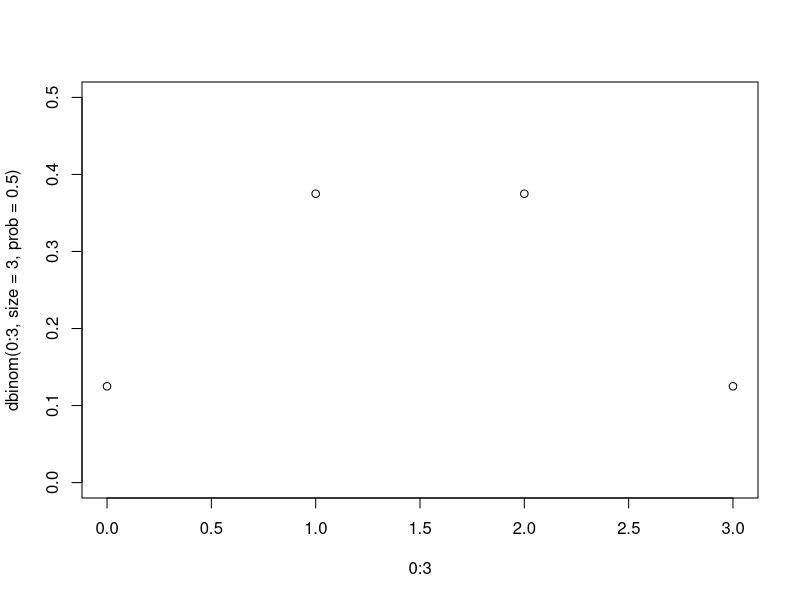
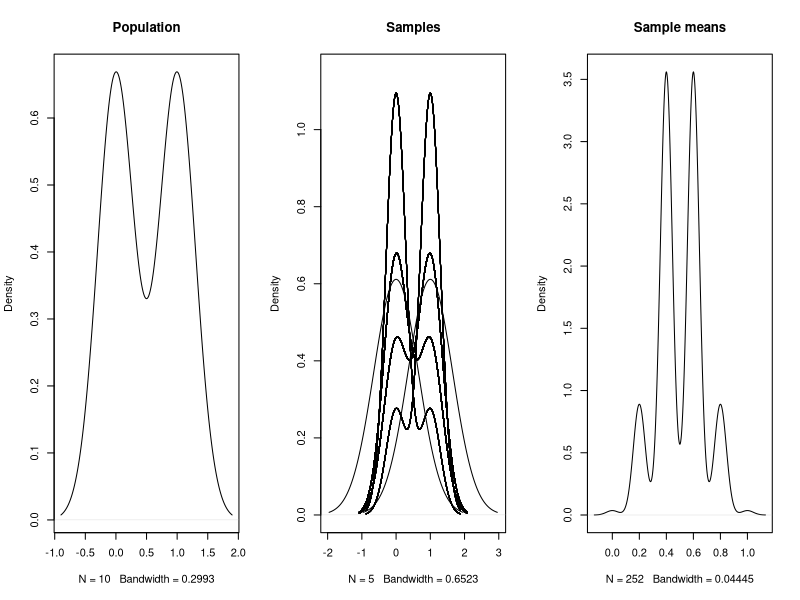
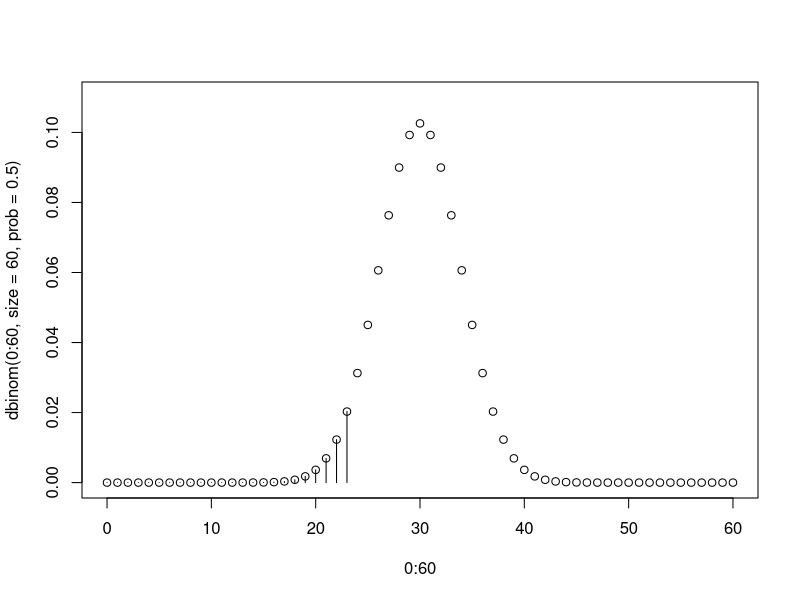
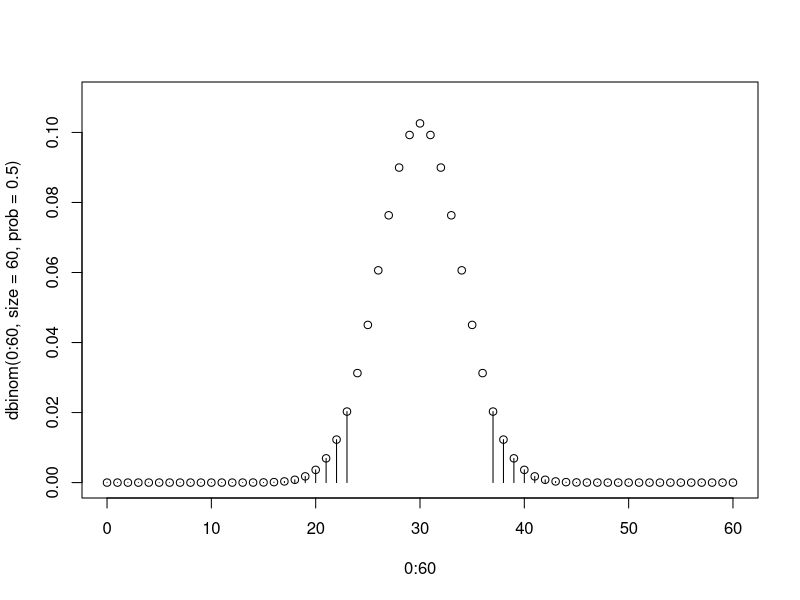

These figures' R source, in order:
# 別忘了先設定工作目錄！

# 二之一節

# 模擬10,000次猜測火星人布魯諾是誰的結果
# 有三個名字各叫A, B, C的火星人
martians = c("A","B","C") 		
# 產生一個包含10000個為數字0的向量
first.guess.acc = numeric(10000)	
# 另產生一個包含10000個為數字0的向量
change.guess.acc = numeric(10000)	
# 進行10000次模擬
for (i in 1:10000) { 			
  # 隨機使用sample()函數選其中一個火星人為真實的布魯諾
 	real.bruno = sample(martians, 1) 	
 	# 隨機使用sample()函數猜測其中一個火星人為布魯諾
 	first.guess = sample(martians, 1)	
 	# 隨機選一個說自己不是布魯諾的火星人
 	# setdiff()函數幫忙從martians物件排除第一次猜測的火星人與真實的布魯諾
 	non.bruno = sample(setdiff(martians, c(real.bruno, first.guess)), 1) 
 	# 產生更換猜測的人選(排除第一次猜測的火星人與說自己不是布魯諾的火星人)
 	change.guess = setdiff(martians, c(first.guess, non.bruno))
 	# 如果第一次猜測是對的，會將1存入對應的「第一次猜測結果」的向量
 	# 1 * FALSE = 0；1 * TRUE = 1
 	first.guess.acc[i] = 1 * (real.bruno == first.guess) 
 	# 如果更換猜測人選後是對的，會將1存入對應的「更換後猜測結果」的向量
 	change.guess.acc[i] = 1 * (real.bruno == change.guess) 
} 

prob.first.guess = mean(first.guess.acc) 	# 第一次猜測正確的概率 
prob.change.guess = mean(change.guess.acc) 	# 第二次猜測的概率 
prob.first.guess 					# 大約是0.33，也就是1/3 
prob.change.guess 				# 大約是0.67，也就是2/3

# 三之一節
# 以擲硬幣的例子解釋從二項分佈中得到某種結果的機率
# 在擲三次硬幣的情況下，得出完全沒有正面的機率 
p0 = dbinom(x = 0, size = 3, prob = 0.5)
# 得出剛好1個正面的機率 
p1 = dbinom(x = 1, size = 3, prob = 0.5)
# 得出剛好2個正面的機率 
p2 = dbinom(x = 2, size = 3, prob = 0.5)
# 得出剛好3個正面的機率
p3 = dbinom(x = 3, size = 3, prob = 0.5) 
# 產生得出這四種情況的分佈圖 
plot(0:3, dbinom(0:3, size = 3, prob = 0.5), ylim = c(0,0.5)) 
# 得出最多2個正面的機率(0, H, 或HH)
p0 + p1 + p2 		
# 得出最少2個正面的機率(HH, HHH)
p2 + p3 				 
# 得出最多2個正面的機率(0, H, 或HH)
pbinom(q = 2, size = 3, prob = 0.5) 	 
# 得出最少2個正面的機率
pbinom(q = (3-2), size=3, prob=0.5) 
# 在擲60次硬幣的情況下，得到最少23個正面的機率
pbinom(q = 23, size = 60, prob = 0.5)  

# 模擬從母體火星文抽樣香蕉字詞的過程
# 符合虛無假設的母體，詞A與詞B各50,000個
null.population = c(rep("A", 50000), rep("B", 50000)) 
# 建立物件儲存得到至少37個詞A的抽樣次數 
hit.count = 0 
# 進行10,000次抽樣
for (i in 1:10000) { 
  # 用sample()從虛無假設的母體中隨意採樣60個「香蕉」字詞
  our.sample = sample(null.population, 60) 
  # 用sum()把所有樣本裡是A的數量加起來
  a.count = sum(our.sample == "A") 	
  # 如果a.count至少是(大於或等於)37
  if (a.count >= 37) 
  {  
     # 抽樣成功次數累加1
     hit.count = hit.count+1 
	} 
} 
# 把所有至少是37的抽樣結果數量除以10000次的採樣
hit.count/10000

# 三之三節
# 以「數值」的方式看待正確與否(0 = 不正確，1 = 正確)
samp = c(0,0,0,1,1) 
samp.mean = mean(samp) 		# 也就是正確率為2/5

# 直接先用二項檢定測試得到正確率為2/5的機率
pbinom(q = 2, size = 5, prob = 0.5) 	# 在5個樣本中，至少其中2個正確的機率 
#[1] 0.5 

# 改用常態分佈抽樣測試看看
mean(c(rep(0, 5), rep(1, 5))) # 假設母體為重覆5個0再重覆5個1
#[1] 0.5 

choose(10, 5) 		# 從有著10筆資料的母體任選5筆樣本資料的可能子集合數量
#[1] 252 

# 產生所有含有5個樣本的母體子集合
pop = c(rep(0, 5), rep(1, 5)) 	# 我們虛無假設的母體 
pop 					     
# 從母體中生成所有5個樣本的集合並放在一欄中
all.samps = combn(pop, 5) 	 
# 雖然很多子集合看起來一樣，但都是不同的組合 
all.samps 				

# 計算all.samps矩陣中每一欄的平均數 (1 = 行，2 = 欄) 
dist.samp.means = apply(all.samps, 2, mean) 

# 產生到目前為止步驟產出的結果的圖表
par(mfrow=c(1, 3)) 			# 把三個圖放在一列三欄的圖表空間 
plot(density(pop),main="Population")	# 繪製母體的分佈密度圖

# 接著繪製位於第一欄子集合的分佈密度圖
plot(density(all.samps[, 1]), main="Samples", 
	xlim = c(-2, 3), ylim =c(0, 1.15)	# 調整x軸和y軸的範圍
) 	 
for (i in 2:252) { 
	lines(density(all.samps[, i])) 	 	# 加上其他欄的子集合分佈密度圖
} 
# 最後繪製樣本的分佈密度圖
plot(density(dist.samp.means), main = "Sample means")
# 重設圖表空間為1列1欄
par(mfrow=c(1, 1)) 	

# 子集合平均數小於或等於(<=) 樣本平均數的數量，除以所有可能子集合數(252)
sum(dist.samp.means <= samp.mean) / length(dist.samp.means) 
#[1] 0.5 

# 模擬1,000次上述的抽樣計算過程
# 創建一個有1,000個數字的向量做為儲存的容器
rand.samp.means = numeric(1000) 	 
set.seed(1) # 指定亂數種子
for (i in 1:1000) { 
  # 隨意取出五個樣本子集合的計算平均數並存入rand.samp.means
	rand.samp.means[i] = mean(sample(pop, 5)) 
} 
# 子集合平均數小於或等於(<=) 樣本平均數的數量，除以所有可能子集合數(1,000)
sum(rand.samp.means <= samp.mean) / length(rand.samp.means)
#[1] 0.484

# 把樣本平均分佈當成常態分佈
# 常態分佈的平均值
mean.of.means = mean(dist.samp.means) 
mean.of.means 
#[1] 0.5
# 常態分佈的標準差
sd.of.means = sd(dist.samp.means) 
sd.of.means 
#[1] 0.1669983
# 我們實際平均數.4轉換為 z分數 
samp.mean.z = (samp.mean - mean.of.means)/sd.of.means 
samp.mean.z 
#[1] -0.5988083

# 在常態分佈中低於-0.5988083標準差的分佈區域佔比為27.5%
pnorm(samp.mean.z) 
#[1] 0.2746503  

# 三之四節
# 子集合平均數標準差 vs. 實際樣本標準誤
sd(dist.samp.means) # 0.1669983 
sd(pop)/sqrt(5) 		# 0.2357023 (比0.167更接近母體的sd(pop) = 0.527)  

# 以更大的母體與樣本比較母體標準差與樣本標準誤
# 假設一樣無模式的母體，但母體樣本增加到 N = 10,000，0和1的數量各半
big.pop = c(rep(0, 5000), rep(1, 5000)) 
# 樣本增加到 n = 50，而0和1的比例維持3:2
big.samp = c(rep(0, 30), rep(1, 20)) 	
# 創建有100,000個數值的物件，以便儲存子集合平均數
big.rand.samp.means = numeric(100000) 
# 注意，這次模擬資料太多，無法用combn()函數產生子集合，所以改以迴圈採樣
# 速度也會有點慢
set.seed(1) # 指定亂數種子
for (i in 1:100000) { 
  # 每次迴圈從母體中採樣50筆資料成為子集合，計算平均數後存入儲存容器
  big.rand.samp.means[i] = mean(sample(big.pop, 50)) 
} 
# 我們得出母體標準差：0.07028086
sd(big.rand.samp.means) 
# 中央極限定理的估算樣本標準誤：0.06998542，非常接近樣本標準差了！ 
sd(big.samp)/sqrt(50) 

# 四之一節
# 複習banana vs. ananab的二項檢定
# 在取樣60個火星「香蕉」詞的情況下，得到最少23個「banana」的機率
pbinom(q = 23, size = 60, prob = 0.5) 
#[1] 0.04623049 

# 取樣60次火星「香蕉」的所有情況 
plot(0:60, dbinom(0:60, size = 60, prob = 0.5), ylim = c(0, 0.11)) 
# 以線條標出取樣到0至23個[banana]的子集合(用?segments看看這個函數的用法)
# segments()函數是在即有的圖表上加上線條。在此例中，是依照x軸0至23的位置
# 加上線條，而線條的高度是按照dbinom產生的密度數值決定，也因此會和plot()
# 函數產生的點的高度一致。有些線條不明顯是因為密度趨近於0。
segments(0:23, rep(0, 23), 0:23, dbinom(0:23, size = 60, prob = 0.5)) 

# 上面是單尾檢定，這邊改成雙尾檢定
# 抽樣60次的所有可能情況
plot(0:60, dbinom(0:60, size = 60, prob = 0.5), ylim = c(0, 0.11)) 
# 左邊尾巴：以線條標出0至23次banana的情況
segments(0:23, rep(0, 23), 0:23, dbinom(0:23, size = 60, prob = 0.5)) 
# 右邊尾巴：以線條標出37至60次banana的情況
segments(37:60, rep(0, 23), 37:60, dbinom(37:60, 60, 0.5)) 

# 四之二節

# 把母體擴大但維持設為37比23的變異體比例進行抽樣與單尾檢定
population = c(rep("A", 37000), rep("B", 23000)) 
# 等等會把計算有顯著的單尾二項檢定數目
sig.count = 0 		
set.seed(1) 	# 設定亂數種子
# 進行10,000次抽樣	 
for (i in 1:10000) { 	
	our.sample = sample(population,60) 	# 從母體採集60個樣本
	a.count = sum(our.sample == "A")   	# 60個樣本中A的數目
	pval = pbinom(min(a.count, 60-a.count), 60, 0.5)  # 單尾檢定
	if (pval< 0.05) { 				# 如果p值小於.05 
		sig.count = sig.count+1 		# 就在剛剛創建的sig.count加1
	} 
} 
# 從母體採集的樣本子集合中得到A數目與母體顯著不同的數量
sig.count/10000 
#[1] 0.5619

# 五之一節
# 練習二
# 20位閩南語兒童詞彙平均數100，母體英語兒童詞彙平均數160，標準差50
z.score = (160 - 100) / (50 / sqrt(20))
(1 - pnorm(z.score)) * 2
#[1] 8.025111e-08

# 五之二節
# 以t.test()函數進行單一樣本t檢定，檢查假的妹妹VOT資料是否與母體有顯著差異
set.seed(19483) 					# 先指定亂數種子確保抽樣結果相同 
# 從常態分佈中抽樣妹妹發音/t/16次的VOT長度並以round()函數四捨五入
sister = round(rnorm(n = 16, mean = 22, sd = 3)) 	
sister 						# 看看長怎樣
#[1] 20 23 29 21 22 21 18 25 25 16 21 21 25 22 21 22
mean(sister) 					# 樣本平均數等於22
sd(sister) 						# 標準差3.03315，離3夠近了
# 進行單一樣本t檢定，母體虛無假設H0為mu = 20 (t.test()預設mu = 0)
t.test(sister, mu = 20) 	

# 上述單一樣本t檢定的檢定力計算
power.t.test(n = 16, sig.level = 0.05, 
             delta = abs(mean(sister) - 20), sd = sd(sister),
             type = "one.sample", alternative = "two.sided")

# 改成在相同樣本與母體差異為顯著情況下指定檢定力要達到.8，計算所需樣本為何
power.t.test(power = 0.8, sig.level = 0.05, 
             delta = abs(mean(sister) - 20), sd = sd(sister), 
             type = "one.sample", alternative = "two.sided")
